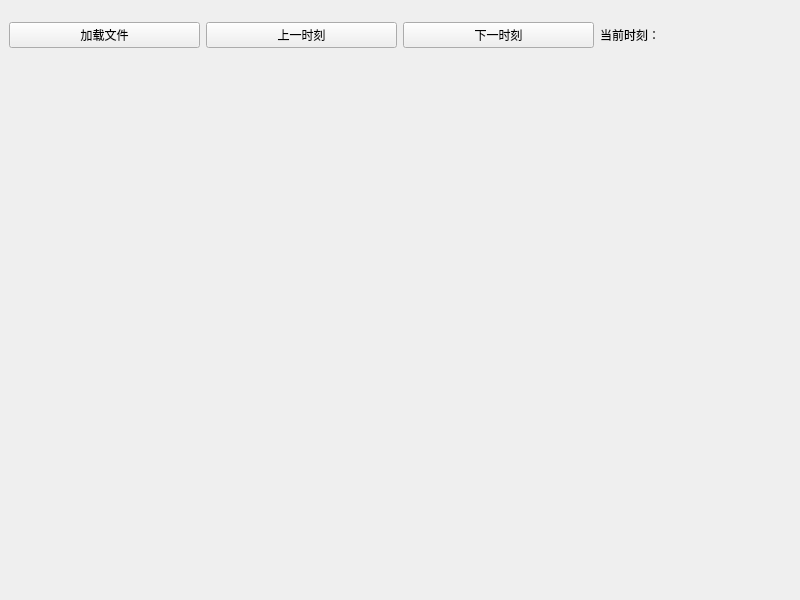
<?xml version="1.0" encoding="UTF-8"?>
<ui version="4.0">
 <class>WaterWindow</class>
 <widget class="QMainWindow" name="WaterWindow">
  <property name="geometry">
   <rect>
    <x>0</x>
    <y>0</y>
    <width>800</width>
    <height>600</height>
   </rect>
  </property>
  <property name="windowTitle">
   <string>WaterWindow</string>
  </property>
  <widget class="QWidget" name="centralwidget">
   <layout class="QVBoxLayout" name="verticalLayout" stretch="1,10">
    <item>
     <layout class="QHBoxLayout" name="horizontalLayout">
      <item>
       <widget class="QPushButton" name="loadFileBtn">
        <property name="text">
         <string>加载文件</string>
        </property>
       </widget>
      </item>
      <item>
       <widget class="QPushButton" name="lastTimeBtn">
        <property name="text">
         <string>上一时刻</string>
        </property>
       </widget>
      </item>
      <item>
       <widget class="QPushButton" name="nextTimeBtn">
        <property name="text">
         <string>下一时刻</string>
        </property>
       </widget>
      </item>
      <item>
       <widget class="QLabel" name="timeShower">
        <property name="text">
         <string>当前时刻：</string>
        </property>
       </widget>
      </item>
     </layout>
    </item>
    <item>
     <widget class="QWidget" name="waterShower" native="true"/>
    </item>
   </layout>
  </widget>
 </widget>
 <resources/>
 <connections/>
</ui>
